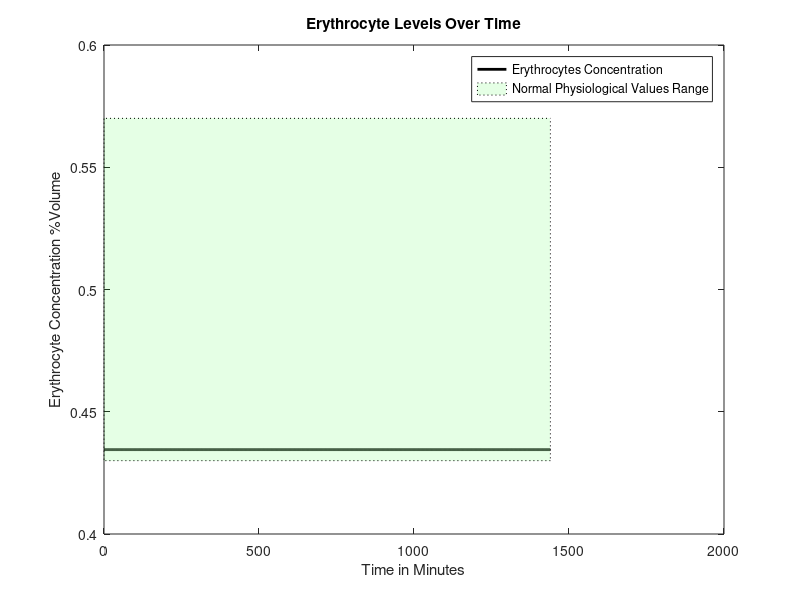
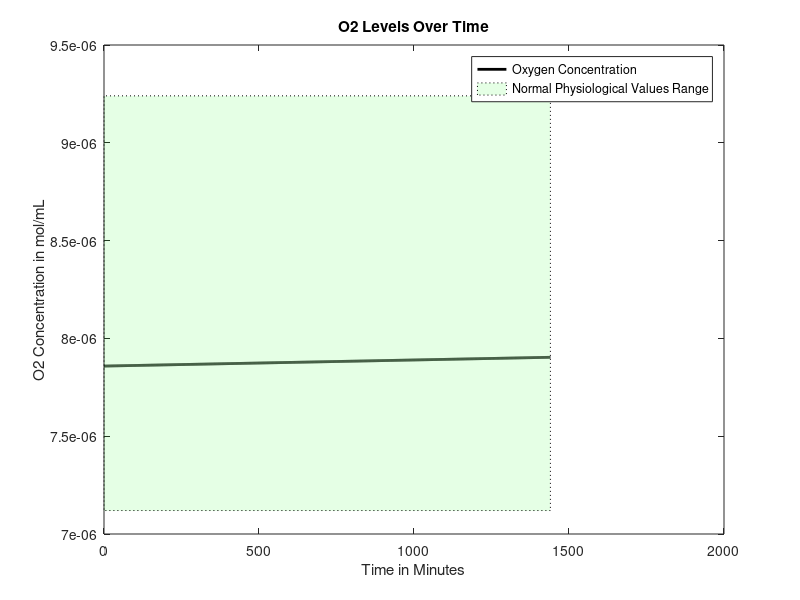
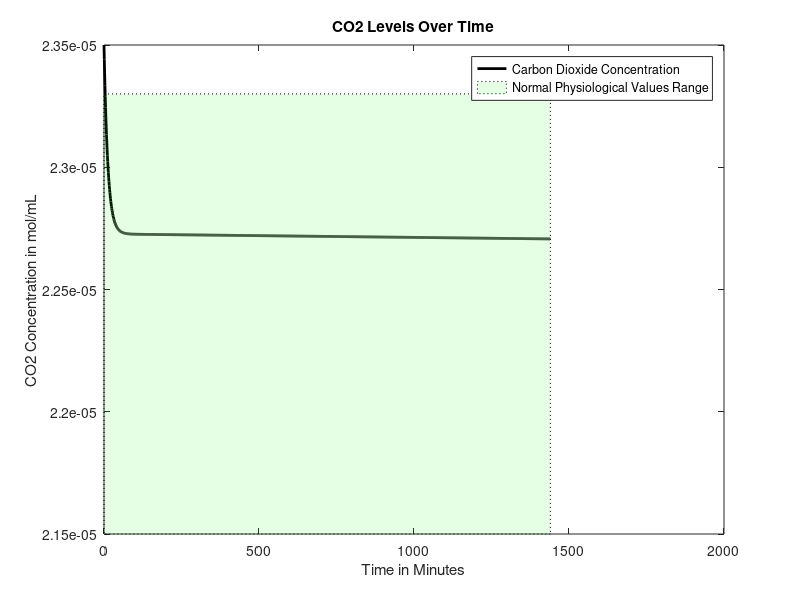
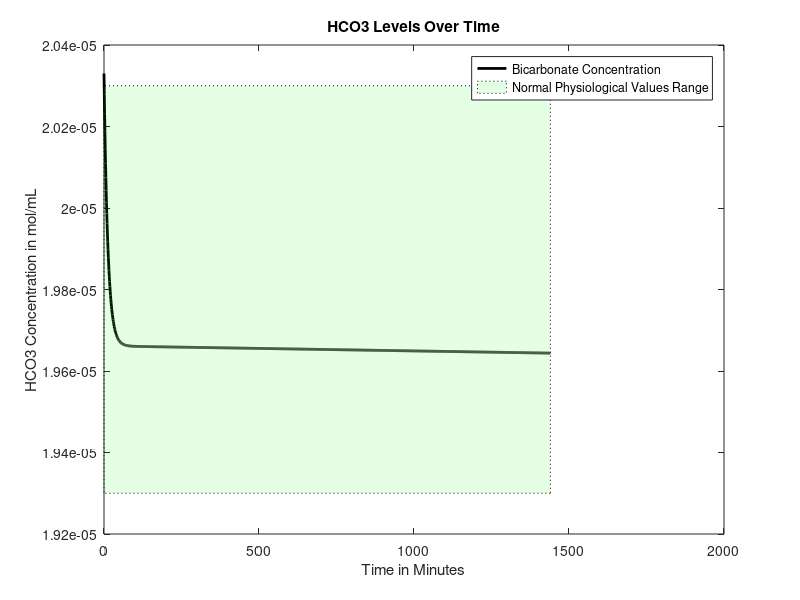

MATLAB code for these plots, in order:
function mainfunction2withLiverEating2combo1bonesaddLiam()

age = 50;%30; %Age in years
gender = 0; %Gender, 0=male, 1=female
mass = 70; %Weight in kg
anemia = 0; %Is the patient anemic? 1 if yes, 0 if no
bleed = 0.01; %bleeding rate in mL/min, if anemic
FerritinStores = 0.0179; %Stored moles of iron in liver as ferritin

RQ=0.825;%reaction quotients for the general body and
%RQheart=0.7;

if (40>=age) %if/else statement that sets heart rate based on age, in bpm
    baseheartrate = 60;
else 
    baseheartrate= 70;
end

%Intake of various nutrients
carbs=130;
calciumintake=1000;
sodiumintake=500;

if gender==1
    ironintake=8;
else
    ironintake=18;
end

basebloodweight=0.07*mass; %sets mass of blood in the body based on percentage composition of blood and bodyweight
%SV=mass; %stroke volume, blood pumped out of heart per beat in mL
bloodweight=basebloodweight;
bloodflow0 = 1000*bloodweight/1.06; %blood flow out of heart per minute in mL, divided by density of 1.06 g/mL (steady state value)



% cvector = concentration vector, [cE, cNa, cCa, cIron, cGlucose, cO2,
% cCO2, cHCO3], where c = "concentration of", and the letters are our
% components

if gender == 0 %if loop sets volume percentage of red blood cells based on gender
    cE0 = 0.4345;
elseif gender == 1
    cE0 = 0.402;
end

basehemoglobin=34.52243959*basebloodweight/10*cE0; %hemoglobin, in grams, that should be present in the body
hemoglobin=basehemoglobin;
%set concentration of O2 and CO2 in mol/mL at BTP in venous blood
cO2 = 0.00000785855;
cCO2 = 0.0000235;
%concentration of bicarbonate in venous blood, in mol/L
cHCO3 = 0.00002033;
%concnetartion of glucose in mol/mL
cGlucose = 0.0000055;
%Na concentration in mol/mL
cNa = 0.000137;
%Concentration of Ca in mol/mL
cCa = 0.00000248;
%Concentration of iron in mol/mL
cIron = 7.2231e-06;

cvector0 = [cE0 cO2 cCO2 cHCO3 cGlucose cNa cCa cIron]; %concentration in the blood, in moles? mL/mL of blood

cEtrack=[cvector0(1)];
cO2track=[cvector0(2)];
cCO2track=[cvector0(3)];
cHCO3track=[cvector0(4)];
cGlucosetrack=[cvector0(5)];
cNatrack=[cvector0(6)];
cCatrack=[cvector0(7)];
cIrontrack=[cvector0(8)];
heartratetrack = [baseheartrate];
bloodflowvec=[bloodflow0];
iter = 0;
%while cvector0(1) >=.375
for loop=1:1440
    heartrate=(baseheartrate*cE0*basebloodweight)/(cvector0(1)*bloodweight);
    bloodflow0 = (heartrate/baseheartrate)*bloodflow0;
    % all blood per min for 60 beats per min -> all blood per 60 beats
    %(heartrate/60)*bloodflow0
    
    
    %Run initial venous blood through the heart
    [bloodflow, cvector, Ci] = lungs(bloodflow0, cvector0, anemia, basehemoglobin, hemoglobin);
    %Run blood from lungs to the heart
    [bloodflow, cvector1] = heart(bloodflow, cvector, mass, Ci);
    %These three values are the blood flows that go from the heart to each
    %organ
    
    
    
    %Volumetric flow rate in and out of liver (mL/min)
    %Vi=Vj=V=100mL/min per 100g liver
    %Blood flow distribution will change during iron deficiency anemia but we
    %don't have a function modeling this yet
    
    if (18<=age) && (age<50)
        V=452+16.34*mass+11.85*age-166*gender;
    else
        V=1390+15.94*mass-12.86*age;
    end
    
    BFbraini=0.15*bloodflow;
    BFliveri=V;
    BFotherbloodi=bloodflow-BFbraini-0.3*BFliveri;
    %Process each of these three blood flows in their respective organs
    [BFbrainj, cvectorbrainj] = brain(BFbraini, cvector1, mass, Ci);
    
    [BFotherbloodj, cvectorotherbloodj] = otherblood(BFotherbloodi, cvector1, carbs, calciumintake, sodiumintake, ironintake, Ci, RQ, anemia, bleed);
    
    Mvectorotherbloodliver=0.7*V*cvectorotherbloodj;
    Mvectorheart=0.3*V*cvector1;
    cvectorliverin=(Mvectorotherbloodliver+Mvectorheart)/V;
    
    [BFliverj, cvectorliverj, FerritinStores1] = liver(BFliveri,cvectorliverin,gender,mass,Ci,FerritinStores);
    %Redirect blood from liver to other blood and mix the two
    FerritinStores=FerritinStores1;
    Mvectorotherbloodj=(cvectorotherbloodj*(BFotherbloodj-0.7*V))+(cvectorliverj*BFliverj);
    %Add the blood flow from other blood and liver to get new blood volume
    BFotherbloodj=BFotherbloodj-0.7*V+BFliverj;
    %Do a weighted average to get a new cvector
    cvectorotherbloodj=Mvectorotherbloodj/BFotherbloodj;
    %Send 25% of the blood flow to the kidneys
    BFkidneyi=0.25*(BFbrainj+BFotherbloodj);
    %Subtract blood sent to kidneys from other blood
    BFotherbloodj=BFotherbloodj-BFkidneyi;
    %Have the kidneys process the blood they receive
    
    [BFkidneyj, cvectorkidneyj] = kidney(BFkidneyi, cvectorotherbloodj,RQ,mass, Ci, V);
    %Send blood processed in kidneys back to other blood, pool with brain, create Mvector
    Mvectorotherblood=(BFotherbloodj*cvectorotherbloodj)+(BFkidneyj*cvectorkidneyj)+(BFbrainj*cvectorbrainj);
    %Reset the bloodflow back into the lungs to the blood flow we just computed
    bloodflow0=BFotherbloodj+BFkidneyj+BFbrainj;
    bloodflowvec=[bloodflowvec bloodflow0];
    bloodflow0 = 1000*bloodweight/1.06;
    %Recompute cvector0 by dividing Mvectorotherblood by bloodflow0
    cvector0=Mvectorotherblood/bloodflow0;
    
    cEtrack=[cEtrack cvector0(1)];
    cO2track=[cO2track cvector0(2)];
    cCO2track=[cCO2track cvector0(3)];
    cHCO3track=[cHCO3track cvector0(4)];
    cGlucosetrack=[cGlucosetrack cvector0(5)];
    cNatrack=[cNatrack cvector0(6)];
    cCatrack=[cCatrack cvector0(7)];
    cIrontrack=[cIrontrack cvector0(8)];
    heartratetrack = [heartratetrack heartrate];
    A = [cvector; cvector1; cvectorbrainj; cvectorotherbloodj; cvectorliverj; cvectorkidneyj; cvector0];
    iter = iter + 1;
    BP1=(38.178*log(bloodweight/basebloodweight)+100)*(1.8886*(cvector0(1)/cE0)-0.8886);
    hemoglobin=34.52243959*basebloodweight/10*cvector0(1);
end
% figure
% plot(0:loop(end),heartratetrack)

figure
plot(0:loop(end),cEtrack,'k','LineWidth',2, 'DisplayName', 'Erythrocytes Concentration')
title('Erythrocyte Levels Over Time')
xlabel('Time in Minutes')
ylabel('Erythrocyte Concentration %Volume')
v1 = [0 .43; loop(end) .43; loop(end) .57; 0 .57;];
f1 = [1 2 3 4];
patch('Faces',f1,'Vertices',v1,'FaceColor','green','FaceAlpha',.1, 'LineStyle',':', 'DisplayName','Normal Physiological Values Range');
legend


figure
plot(0:loop(end),cO2track,'k','LineWidth',2, 'DisplayName', 'Oxygen Concentration')
title('O2 Levels Over Time')
xlabel('Time in Minutes')
ylabel('O2 Concentration in mol/mL')
v1 = [0 7.12e-6; loop(end) 7.12e-6; loop(end) 9.24e-6; 0 9.24e-6;];
f1 = [1 2 3 4];
patch('Faces',f1,'Vertices',v1,'FaceColor','green','FaceAlpha',.1,'LineStyle',':', 'DisplayName','Normal Physiological Values Range');
legend

figure
plot(0:loop(end),cCO2track,'k','LineWidth',2, 'DisplayName', 'Carbon Dioxide Concentration')
title('CO2 Levels Over Time')
xlabel('Time in Minutes')
ylabel('CO2 Concentration in mol/mL')
v1 = [0 2.15e-5; loop(end) 2.15e-5; loop(end) 2.33e-5; 0 2.33e-5;];
f1 = [1 2 3 4];
patch('Faces',f1,'Vertices',v1,'FaceColor','green','FaceAlpha',.1, 'LineStyle',':', 'DisplayName','Normal Physiological Values Range');
legend

figure
plot(0:loop(end),cHCO3track,'k','LineWidth',2, 'DisplayName', 'Bicarbonate Concentration')
title('HCO3 Levels Over Time')
xlabel('Time in Minutes')
ylabel('HCO3 Concentration in mol/mL')
v1 = [0 1.93e-5; loop(end) 1.93e-5; loop(end) 2.03e-5; 0 2.03e-5;];
f1 = [1 2 3 4];
patch('Faces',f1,'Vertices',v1,'FaceColor','green','FaceAlpha',.1, 'LineStyle',':', 'DisplayName','Normal Physiological Values Range');
legend

figure
plot(0:loop(end),cGlucosetrack,'k','LineWidth',2, 'DisplayName', 'Glucose Concentration')
title('Glucose Levels Over Time')
xlabel('Time in Minutes')
ylabel('Glucose Concentration in mol/mL')
v1 = [0 3.8855e-6; loop(end) 3.8855e-6; loop(end) 9.991e-6; 0 9.991e-6;];
f1 = [1 2 3 4];
patch('Faces',f1,'Vertices',v1,'FaceColor','green','FaceAlpha',.1, 'LineStyle',':', 'DisplayName','Normal Physiological Values Range');
legend

figure
plot(0:loop(end),cNatrack,'k','LineWidth',2, 'DisplayName', 'Sodium Concentration')
title('Na Levels Over Time')
xlabel('Time in Minutes')
ylabel('Na Concentration in mol/mL')
v1 = [0 1.35e-4; loop(end) 1.35e-4; loop(end) 1.45e-4; 0 1.45e-4;];
f1 = [1 2 3 4];
patch('Faces',f1,'Vertices',v1,'FaceColor','green','FaceAlpha',.1, 'LineStyle',':', 'DisplayName','Normal Physiological Values Range');
legend

figure
plot(0:loop(end),cCatrack,'k','LineWidth',2, 'DisplayName', 'Calcium Concentration')
title('Ca Levels Over Time')
xlabel('Time in Minutes')
ylabel('Ca Concentration in mol/mL')
v1 = [0 2.2e-6; loop(end) 2.2e-6; loop(end) 2.7e-6; 0 2.7e-6;];
f1 = [1 2 3 4];
patch('Faces',f1,'Vertices',v1,'FaceColor','green','FaceAlpha',.1, 'LineStyle',':', 'DisplayName','Normal Physiological Values Range');
legend

figure
plot(0:loop(end),cIrontrack,'k','LineWidth',2, 'DisplayName', 'Iron Concentration')
title('Iron Levels Over Time')
xlabel('Time in Minutes')
ylabel('Iron Concentration in mol/mL')
end

function [bloodout, Cout, Ci] = lungs(vblood, Cvector, anemia, basehemoglobin, hemoglobin)
Cout = [];
% anemia needs to be an input for the lungs function now
Co = 0.21e-4; %concentration of oxygen in alveoli (21% b/c air - it's 0.21e-4 b/c otherwise the order of
              %magnitude was way off (not sure if this is valid but it works))
P = 7.39e-3*60; %cm/min, membrane permeability constant for alveoli
if anemia == 1
    A = 1000000; %cm^2, surface area of alveoli under extreme conditions
else
    A = 700000; %cm^2, surface area of alveoli under normal conditions
end
Ci = (Cvector(2)*0.08206*310.15)/(0.0526*1000); %mL/mL, concentration of oxygen in blood, convert mol to mL
                                                %with partial pressure of
                                                %oxygen going into lungs
                                                %(40 mmHg)
ViO2 = P*A*(Co - Ci); %mL/min
%convert ViO2 to mol/min
niO2 = (ViO2*1)/(0.08206*310.15); %mol/min; convert mL to mol with pressure being atmospheric pressure
niO2 = niO2/15; %divide molar flow rate by respiratory rate
C = niO2/(vblood*1.5); %mol/mL, divide by conversion factor of 1.5

Ci = C*vblood*(hemoglobin/basehemoglobin); %concentration of oxygen from which other organs consume

nO2i = vblood*(Cvector(2) + C);
nO2cons = 0.05*Ci;%we changed this when we added mayas O2 code 
%nO2cons = 0.05*C*vblood; %we removed this when we added mayas O2 code
nO2j = nO2i - nO2cons; %oxygen out, mol/min
Cout(2) = nO2j/vblood; %mol/mL

% Cout = [];
% % Finding volumetric flow rate out of oxygen
% CiO2 = 0.000001964637; %5mL/100mL becomes .000001964637 mol
% %CdeoxygenatedO2 = 0.16; %from graph and partial pressure of oxygen in entering deoxygenated blood being...
% Ci=CiO2*vblood;                       %40 mmHg (this might also depend on hemoglobin)
% nO2i = vblood*(Cvector(2)+CiO2); %O2 in, mL/min
% nO2cons = 0.05*CiO2*vblood;%.0002082515; %5.3 mL/min becomes .0002082515 mol/min
% nO2j = nO2i - nO2cons; %O2 out, mol/min
% Cout(2) = nO2j/vblood; %mol/mL

% Finding volumetric flow rate out of carbon dioxide
nCO2i = vblood*Cvector(3);
nCO2cons = nCO2i*(1-(48/52));%vblood*(.0000015716531); %vblood(mL/min) and concentration of blood consumed (mol/mL)
%CjCO2 = 0.48; %48 mL/100 mL, should be dependent on hemoglobin, oxygen, things like that
nCO2j = nCO2i - nCO2cons; %CO2 out, L/min
Cout(3) = nCO2j/vblood;


% Finding volumetric flow rate out of bicarbonate
rHCO3CO2 = Cvector(4)/Cvector(3); %ratio of bicarbonate to carbon dioxide in blood leaving lungs
nHCO3j = rHCO3CO2*nCO2j; %HCO3 out, mol/min
Cout(4) = nHCO3j/vblood;

% Finding volumetric flow rate out of calcium
Cout(7) = Cvector(7); %calcium out, L/min

Cout(8) = Cvector(8); %iron concentration doesn't change in lungs
% Finding volumetric flow rate out of sodium
Cout(6) = Cvector(6); %sodium out, L/min

% Finding volumetric flow rate out of erythrocytes
Cout(1) = Cvector(1);

% Finding volumetric flow rate out of glucose

nglucosecons = nO2cons/6; %molar flow rate of glucose consumed, mol/min, in terms of O2 consumed
nGlucosei = Cvector(5)*vblood;
nGlucosej = nGlucosei - nglucosecons; %molar flow rate of glucose out, mol/min
Cout(5) = nGlucosej/vblood;
bloodout = vblood;
end

function [bloodflowj, cvectorj] = brain(bloodflowi, cvectori, mass, Ci)
%Blood volume conserved
bloodflowj=bloodflowi;

brainmass=0.02*mass*1000; %gives brain mass in grams as 2% body mass
Mvector=bloodflowi*cvectori;
%Create a null vector for cvectorj
cvectorj=zeros(1,8);
%Sets inflows equal to outflows for erythrocytes, Na, Ca, Iron
cvectorj(1)=cvectori(1);
cvectorj(6)=cvectori(6);
cvectorj(7)=cvectori(7);
cvectorj(8)=cvectori(8);

%Consume oxygen at 18.4% of intake rate
MO2j=Mvector(2)-0.184*Ci;
%Consume glucose at a rate of 5.6 mg per 100g brain mass per minute
MGlucosej=Mvector(5)-(0.00003108*(brainmass/100));%moles of glucose in - glucose requirements per mon in moles/minute
%Calculate CO2 produced based on glucose consumed via respiration equation
MCO2j=Mvector(3)+6*(0.6660746/1440);
%Calculate HCO3 made when the CO2 is produced
rHCO3CO2=Mvector(4)/Mvector(3); %ratio of bicarbonate to carbon dioxide in blood leaving lungs
HCO3j=Mvector(4)+rHCO3CO2*6*(0.6660746/1440);

%Calculate values above as concentrations and add them to cvectorj
cvectorj(2)=MO2j/bloodflowj;
cvectorj(5)=MGlucosej/bloodflowj;
cvectorj(3)=MCO2j/bloodflowj;
cvectorj(4)=HCO3j/bloodflowj;

end

function [outflow, Cout] = heart(flow,Cvector,weight, Ci)

Cout = [];

% Finding concentration out of glucose
Cout(5)=Cvector(5);
% Finding concentration out of erythrocytes
Cout(1)=Cvector(1);
% Finding concentration out of sodium
Cout(6)=Cvector(6);
% Finding concentration out of iron
Cout(8)=Cvector(8);
% Finding concentration out of calcium
Cout(7)=Cvector(7);

heartmass = weight*.003;
nO2cons = 0.116*Ci; %mL/min*mol/mL=mol/min
Cout(2) = (Cvector(2)*flow - nO2cons)/flow;
CO2gen = .7*nO2cons; %using respiratory quotient in the heart
Cout(3) = (Cvector(3)*flow + CO2gen)/flow;
rHCO3CO2 = Cvector(4)/Cvector(3); %ratio of bicarbonate to carbon dioxide in blood leaving lungs
nHCO3j = rHCO3CO2*CO2gen; %HCO3 out, mol/min
Cout(4) = (Cvector(4)*flow + nHCO3j)/flow;

outflow = flow;
end




function [bloodflowj, cvectorout, FerritinStores1]=liver(V,cvectori,G,mass,Ci,FerritinStores)
%This function will deliver output volumetric flow rates for the concentration of
%the 8 components (mol/mLmin) out of the liver
%Input: G=Gender (1 if female, 0 if male)
%W=weight of person (kg); A=age of person (years)
%cvector=[cE,cO2,cCO2,cHCO3,cGlucose,cNa,cCa,cFe)
%Outputs are all in concentration flow rates (mol/mLmin) out

%Initializes cvectorout
cvectorout=[0,0,0,0,0,0,0,0];



%Calculates concentration flow rate of red blood cells out
%p=blood density in amount per mL
%Vbody=Volume of body in mL. Calculating assuming 7% of total body weight
%is blood, then divided by density of blood to find volume of blood
%RBCj=raw numerical flow rate of red blood cells out/min
%RBCi=raw numerical flow rate of RBC in/min
%nRBCj=molar flow rate of RBC out/min
%RBCcons=consumption rate of RBC/min
%No generation of RBC in liver

p=1.2e10; %number of red blood cells per mL of PURE red blood cells

%Calculate volume of the body
Vblood=0.07*mass*1000/1.056;
%Calculate the number of RBCs entering liver based on concentration,
%flow rate, and pure RBC density
RBCi=p*V*cvectori(1);

%Consume some based on body size
RBCcons=5.55555e-6*cvectori(1)*Vblood*p;
%Find pure volume of RBCs we now have based on number and density
VRBCj=(RBCi-RBCcons)/p;
%Calculate volume of plasma that entered
Vplasma=V*(1-cvectori(1));
%Calculate new concentrations based on volumeRBCs/total volume
cvectorout(1)=VRBCj/(VRBCj+Vplasma);
%Bloodflow out = blood cells out + plasma volume
bloodflowj=V;%Vplasma+VRBCj;

%Calculates concentration flow rate of O2 out
%No generation of O2
%nO2i=molar flow rate of O2/min in
%nO2j=molar flow rate of O2/min out
%nO2cons=molar consumption rate of O2/min
nO2i= cvectori(2)*V;
nO2cons=0.204*Ci;
nO2j=nO2i-nO2cons;
cvectorout(2)=nO2j/V;

%Calculates the required intake of protein in grams/min given a
%person's demographic information
%dprotein=daily protein intake in g/day
%protein=protein intake in g/min
dprotein=0.8*mass;
protein=dprotein/1440;

%Calculates concentration flow rate of CO2 out
%nCO2i=molar flow rate of CO2/min in
%nCO2j=molar flow rate of CO2/min out
%nCO2gen=molar flow rate of CO2/min generated
%RQ=Respiratory Quotient=mol CO2 produced/mol O2 consumed
RQ=0.825;
rHCO3CO2 = cvectori(4)/cvectori(3);
nCO2gen=RQ*nO2cons;
nCO2i=cvectori(3)*V;
nCO2j=nCO2i+nCO2gen-((protein/100)/rHCO3CO2);
cvectorout(3)=nCO2j/V;


%Calculates the concentration flow rate of Bicarbonate out
%Assume no generation of bicarbonate
%%Also liver just takes in bicarbonate from the heart and stomach
%1mole bicarbonate ions consumed by liver per 100g protein/day
%rHCO3CO2 = cvectori(4)/cvectori(3); %ratio of bicarbonate to carbon dioxide in blood leaving lungs
nHCO3gen = rHCO3CO2*nCO2gen; %HCO3 out, mol/min
nHCO3i=cvectori(4)*V;
nHCO3j=nHCO3i-(protein/100)+nHCO3gen;
cvectorout(4)=nHCO3j/V;

%Calculates the concentration flow rate of Na2+ out
%Assume no generation of Na2+, only in, out, and consumption
%nNai=molar flow rate of sodium in
%nNacons=molar flow rate of sodium consumed given that 10% of bile salts
%are consumed, approx 600mL are produced per day, and there are 135mM Na+
%ions in bile.
%nNaj=molar flow rate of sodium out
nNacons=9.375e-9;
nNai=cvectori(6)*V;
nNaj=nNai-nNacons;
cvectorout(6)=nNaj/V;

%Calculates the concentration flow rate of Ca2+ out
%Assume no generation nor consumption.
%cCai=concentration flow rate of Ca2+ in mol/mLmin in
%cCaj=concentration flow rate of Ca2+ in mol/mLmin out
cvectorout(7)=cvectori(7);
%Calculates the concentration flow rate of Fe out
%Assume no generation since

% Glucose needs a big ol generation term
consumeorgenerate=0.8144*(cvectori(5)*10^6)^3-9.622*(cvectori(5)*10^6)^2+108.74*(cvectori(5)*10^6)-480.69;
scalingterm = 300/(26*mass*10^-6);
if consumeorgenerate < 0
    nGlucosegen=abs(consumeorgenerate)/scalingterm;
    nGlucosecons=0;
elseif consumeorgenerate > 0
    nGlucosecons=abs(consumeorgenerate)/scalingterm;
    nGlucosegen=0;
else
    nGlucosegen=0;
    nGlucosecons=0;
end
nGlucosebasalcons = nO2cons/6;
nGlucosei = cvectori(5)*V;
nGlucosej = nGlucosei + nGlucosegen - nGlucosecons - nGlucosebasalcons;
cvectorout(5) = nGlucosej/V;

% Iron gets packaged into ferritin in the liver, to be stored and used
% later if we run low


%determine molar flow rate of iron in
Mironin=V*cvectori(8);
Mirondif=(V*7.2231e-06)-Mironin;%this number is desired steady state iron concentration in the blood

if Mirondif < 0
    FerritinStores1=FerritinStores-Mirondif;
    cvectorout(8)=7.2231e-06;
elseif Mirondif == 0
    cvectorout(8)=cvectori(8);
    FerritinStores1=FerritinStores;
    
elseif FerritinStores > Mirondif && Mirondif>0
    Mironadd=Mirondif;
    FerritinStores1=FerritinStores-Mironadd;
    cvectorout(8)=(Mironadd+Mironin)/V;

elseif FerritinStores < Mirondif && Mirondif>0
    Mironadd=FerritinStores;
    cvectorout(8)=(Mironadd+Mironin)/V;
    FerritinStores1=0;
    
elseif FerritinStores == Mirondif && Mirondif>0
    FerritinStores1=0;
    Mironadd=FerritinStores;
    cvectorout(8)=(Mironadd+Mironin)/V;

elseif FerritinStores == 0 && Mirondif>0
    FerritinStores1=0;
    cvectorout(8)=cvectori(8);
end

end


function [bloodflowj, cvectorj] = kidney(bloodflowi, cvectori, RQ, mass, Ci, V)
T=1440;%Multiplier that scales up the time period of interest to one day (required for glucose equation)
Kidneymass=(300/70000)*mass; %mass of the kidneys combined in grams

%Initialize all intakes
Mvector=bloodflowi*cvectori;
bloodflowj=bloodflowi;

%Consume relevant compounds to create outlet values

MEj=Mvector(1);
MIronj=Mvector(8);

MO2j=Mvector(2)-0.072*Ci;
% Find mol/min O2 consumed
%MO2cons = Mvector(2) - MO2j;
% Convert to mL/min per 100g
%MO2cons = (MO2cons/0.0000392927)/(Kidneymass/100);
% Find mmol/min per 100g Na consumed
%MNacons = (MO2cons - 0.5)/0.1;
% Convert to mol/min
%MNacons = (MNacons/1000)*(Kidneymass/100);

%this is new sodium stuff

PNaconc=cvectori(6)*1e6; %plasma sodium concentration, converted to mmol/L for the sake of the equation
%Naremoved=0.0043*(PNaconc)^3 - 1.6942*(PNaconc)^2 + 223.58*PNaconc - 9925; %sodium removed, micromol per minute
Naremoved=0.0003*exp(0.0817*PNaconc);%sodium removed, micromol per minute
MNaremoved=Naremoved/1e6;%sodium removed in moles
MNaj = Mvector(6) - MNaremoved;

%this is old sodium stuff
% MNacons = (100/1440)/1000;
% MNaj = Mvector(6) - MNacons;

x = (1000*.26)/(1000*40.08*1440);
y = (17/5)*(bloodflowi-((3/34)*V));
% b = (((x/y)*(y-(.7*V))+(((.7*x)/y)*V))*(y+(.3*V)-bloodflowi))/((y+(.3*V)));
% c = (1-(bloodflowi/(y+(.3*V)-bloodflowi)));
MCaj= Mvector(7) - ((((x/y)*(y-(.7*V))+(((.7*x)/y)*V))));%*(y+(.3*V)))/((y+(.3*V))));
MGlucosej=Mvector(5)-(Mvector(5)*(0.226/((Mvector(5))*T)));
rHCO3O2=Mvector(4)/Mvector(3);
% if anemia == 1
%     MHCO3cons = 2.9e-06*bloodflowi;
%     MCO2cons = (MHCO3cons/rHCO3O2)*bloodflowi;
% else
%     MHCO3cons = 0;
%     MCO2Cons = 0;
% end
MCO2j=Mvector(3)+((Mvector(2)-MO2j)*RQ);
MHCO3gen=rHCO3O2*((Mvector(2)-MO2j)*RQ);
MHCO3j=Mvector(4)+MHCO3gen;%-0.15*(Mvector(4))+(.004/T)

%Recompute all concentrations using original mass of blood and new values

cIronj=MIronj/bloodflowj;
cNaj=MNaj/bloodflowj;
cO2j=MO2j/bloodflowj;
cCO2j=MCO2j/bloodflowj;
cEj=MEj/bloodflowj;
cGlucosej=MGlucosej/bloodflowj;
cHCO3j=MHCO3j/bloodflowj;
cCaj=MCaj/bloodflowj;

cvectorj=[cEj cO2j cCO2j cHCO3j cGlucosej cNaj cCaj cIronj];

end

function [outflow, Cout] = otherblood(flow, Cin, carbs, calciumintake, sodiumintake, ironintake, Ci, RQ, anemia, bleed)
Cout = [];
outflow=flow;

%Accounts for the bleeding of a certain volume at a steady rate when the
%patient is anemic    
if anemia == 0
    Cout(1) = Cin(1);
    ironout=0;
else
    RBCin = flow*Cin(1)*1.2e10;
    vRBCin = flow*Cin(1);
    RBClost = 521400000;%5214000; %bleed*Cin(1)*1.2e10;
    RBCout = RBCin - RBClost;
    vRBCout = RBCout/(1.2e10);
    ironout=1.197929*RBClost/1.2e10*1.79067e-5;
Cout(1) = vRBCout/outflow; 
end

Cout(2) = (Cin(2)*flow-0.374*Ci)/flow;%-CO2cons;
nCO2gen = 0.374*Ci*RQ;
Cout(3) = (Cin(3)*flow + nCO2gen)/flow;
rHCO3CO2 = Cin(4)/Cin(3);
Cout(4) = (Cin(4)*flow + nCO2gen*rHCO3CO2)/flow;
Cout(5) = (flow*Cin(5) + (.8*carbs)/(180.156*1440))/flow; %130g of carbs, 80 percent is directly translated to glucose, 20% is fructose and galactose which goes to the liver and may be converted to glucose at a later stage so another term is incoming
Cout(6) = (flow*Cin(6) + (sodiumintake/(700*22.99*1440)))/flow; %500 mg of sodium needed for vital functions so start with sodium intake being 500 mg
if anemia == 0
    Cout(7) = (flow*Cin(7) + (calciumintake*.26)/(1000*40.08*1440))/flow; %calcium intake should be around 1000 mg
elseif anemia == 1
    Cainput = (flow*Cin(7) + (calciumintake*.15)/(1000*40.08*1440))/flow; %assume, under anemia, calcium retention rate becomes 15%
    Cagen = ((calciumintake*.11)/(1000*40.08*1440))/flow; %intake from bones because, when we retain less calcuim from diet, the blood maintains steady concentration of calcium by taking calcium from bones
    Cout(7) = Cainput + Cagen;
end
Cout(8) = (flow*Cin(8)+ (ironintake*.18)/(1000*55.845*1440)-1/(1440*1000*55.845)-(ironout))/flow;%iron intake will be approximately 8 mg for males and 18 mg for females
end